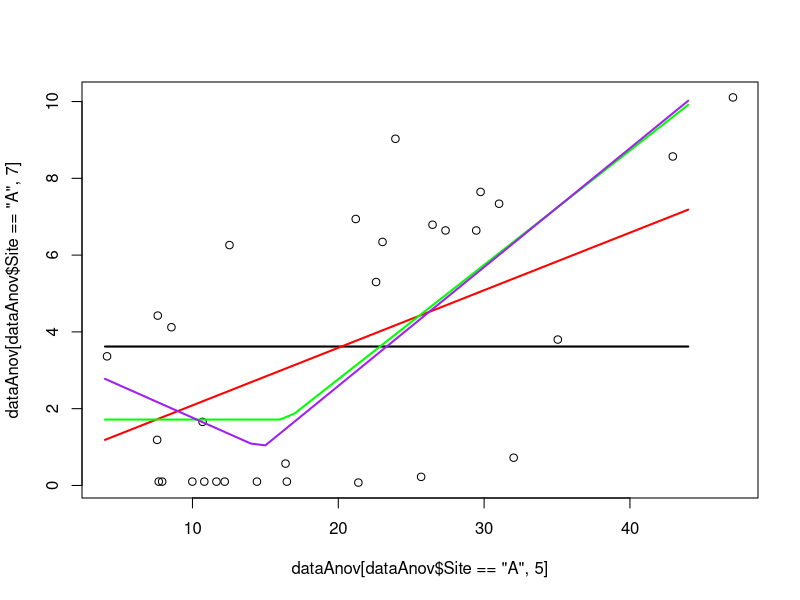
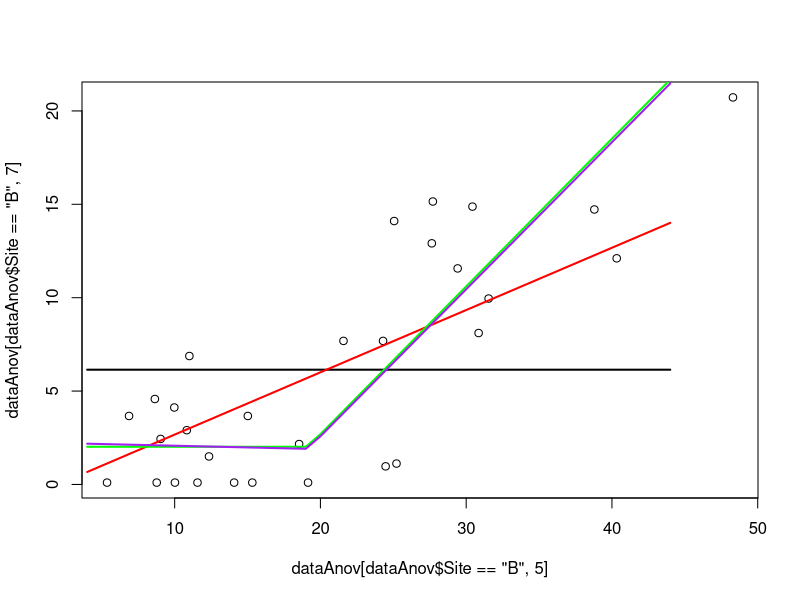
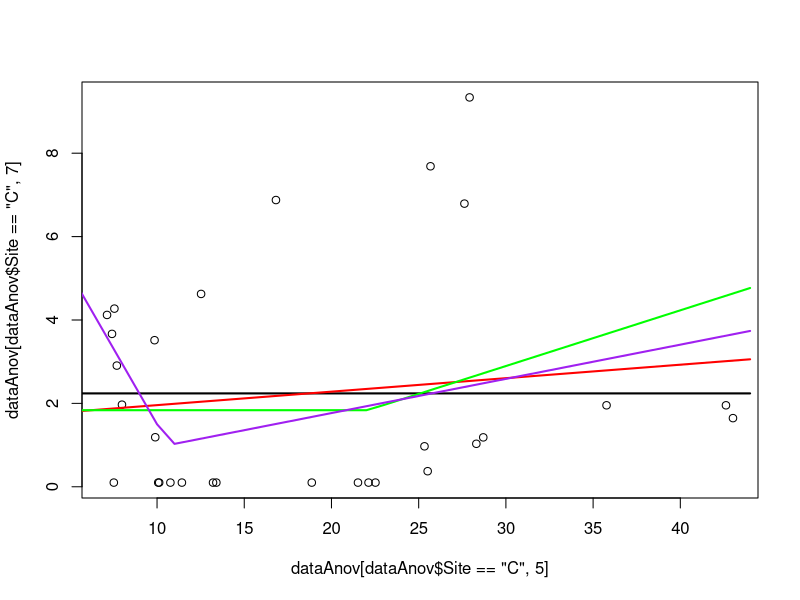
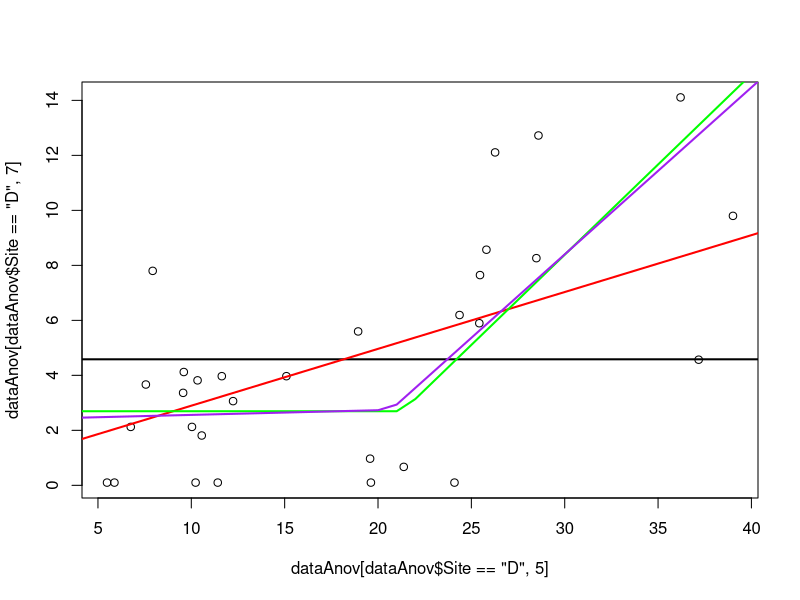
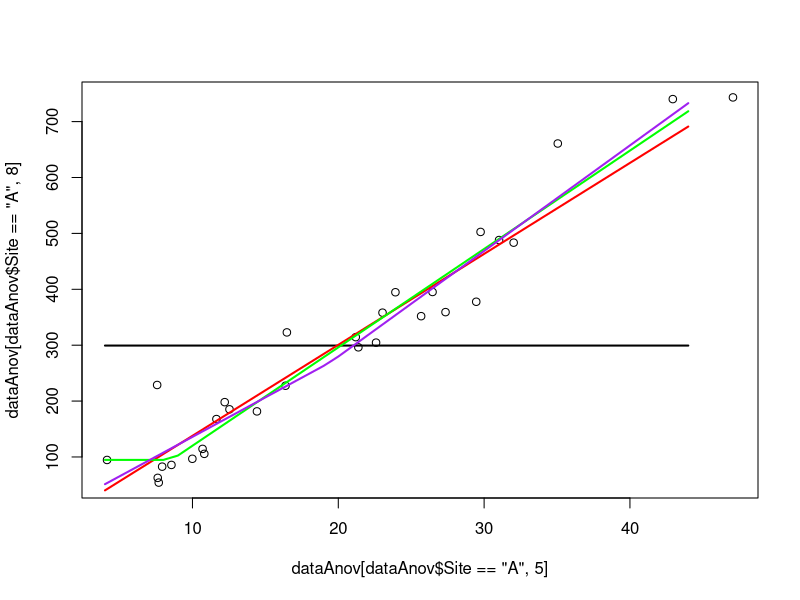
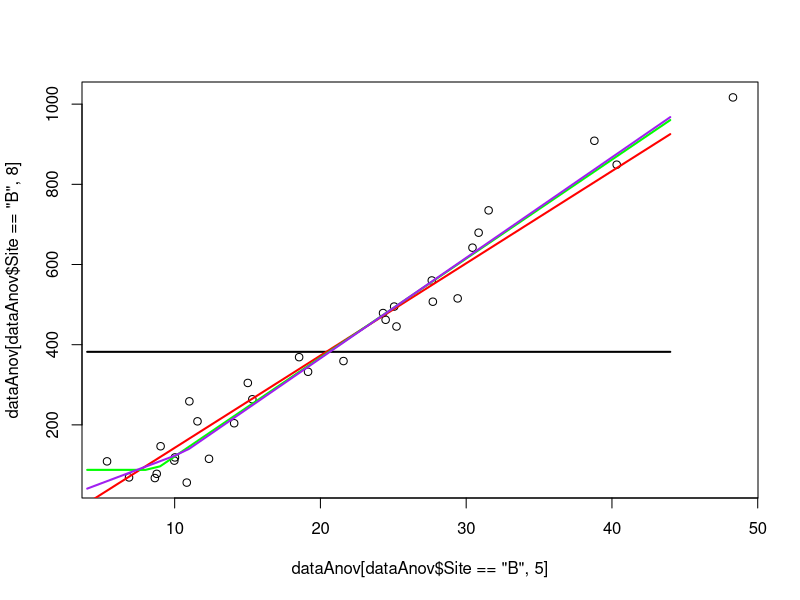
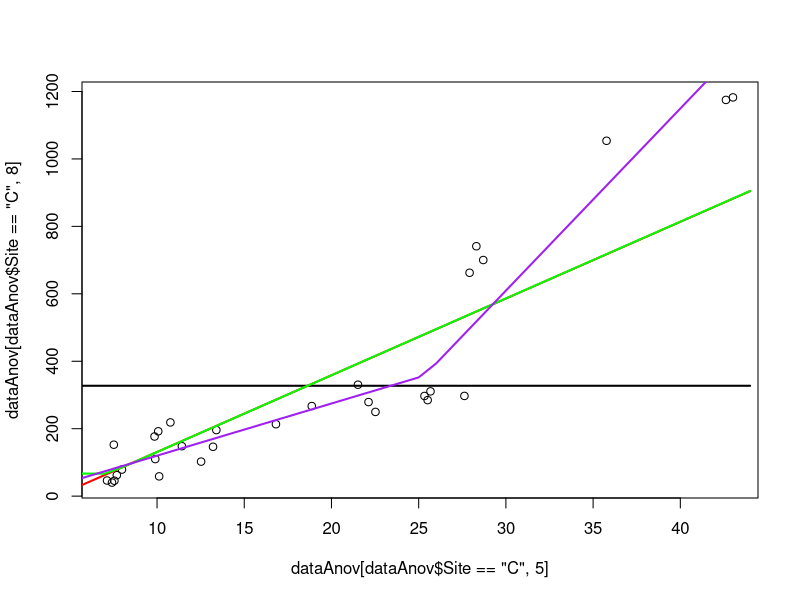
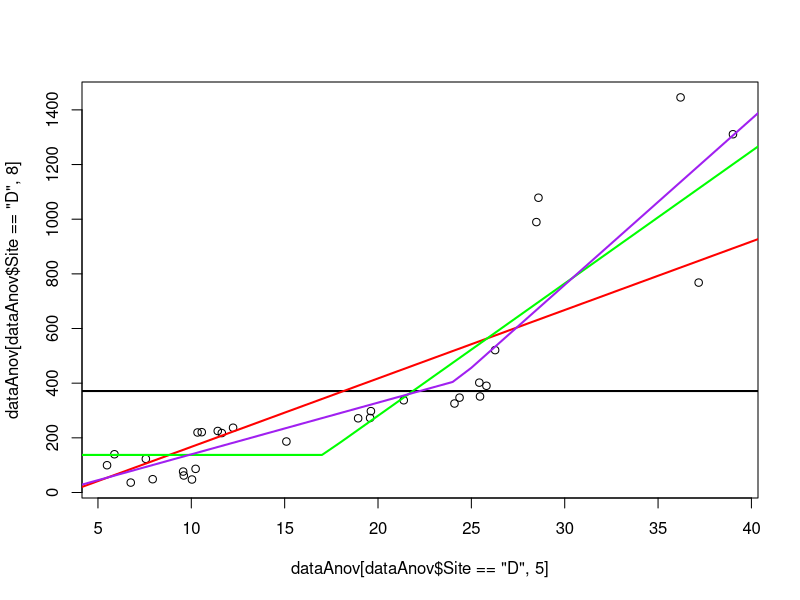

These charts were generated, in order, by the following R code:
##Script for mesocosm SRP and nitrate model testing for nturient limitation
##for paper titled 'Shifting limitation of primary production: experimental support for a 
##new model in lake ecosystems"

rm(list=ls())

final=read.csv('compiledNutrientLightData.csv', header = T, stringsAsFactors = F)

##data frame in form to use with ANOVAs
dataAnov=final
dataAnov=dataAnov[order(dataAnov$Date.Sample, decreasing = FALSE), ]
dataAnov$time=rep(1:10, each=12)
dataAnov$time=as.factor(dataAnov$time)
dataAnov$AS=rep(NA)
dataAnov$Nuts=rep(NA)
for (i in 1:nrow(dataAnov)) {
  if (dataAnov[i,3] == 'A') {
    dataAnov[i,14]=1
    dataAnov[i,15]=0
  } 
  if (dataAnov[i,3] == 'B') {
    dataAnov[i,14]=1
    dataAnov[i,15]=1
  } 
  if (dataAnov[i,3] == 'C') {
    dataAnov[i,14]=0
    dataAnov[i,15]=0
  } 
  if (dataAnov[i,3] == 'D') {
    dataAnov[i,14]=0
    dataAnov[i,15]=1
  }
}
dataAnov$DOC2=dataAnov$DOC*dataAnov$DOC
dataAnov$DOY=as.numeric(strftime(dataAnov$Date.Sample, format = '%j'))
dataAnov$DOY2=dataAnov$DOY*dataAnov$DOY

# can't have 0's with gamma distribution...
dataAnov[dataAnov[,7]==0,7]=0.1

#########piecewise regression on srp data vs. doc (acute)
###A=+aquashade, b=+aquashade & +nutrients, c=control (no treatments administered), d=+nutrients
##a=acute (model 3), o=obtuse (model 4), l=linear (model 2), i=intercept (model 1)
##p=srp, n=nitrate


##model testing: srp vs. doc

# intercept (model 1)
intFit<-function(p,x,y){
  sum(-dgamma(x=y,scale=p[1]/exp(p[2]),shape=exp(p[2]),log=TRUE))
}
guess=c(4,1)
fitA.p.i=optim(guess,intFit,x=dataAnov[which(dataAnov$Site=='A'),5],y=dataAnov[which(dataAnov$Site=='A'),7])
fitB.p.i=optim(guess,intFit,x=dataAnov[which(dataAnov$Site=='B'),5],y=dataAnov[which(dataAnov$Site=='B'),7])
fitC.p.i=optim(guess,intFit,x=dataAnov[which(dataAnov$Site=='C'),5],y=dataAnov[which(dataAnov$Site=='C'),7])
fitD.p.i=optim(guess,intFit,x=dataAnov[which(dataAnov$Site=='D'),5],y=dataAnov[which(dataAnov$Site=='D'),7])

#linear (model 2)
linReg<-function(p,x,y){
  yhat=p[1]*x+p[2]
  shape=yhat/exp(p[3])
  sum(-dgamma(x=y,shape=shape,scale=exp(p[3]), log=TRUE))
}
guess=c(1.2,0.5,1)
fitA.p.l=optim(guess,linReg,x=dataAnov[which(dataAnov$Site=='A'),5],y=dataAnov[which(dataAnov$Site=='A'),7])
fitB.p.l=optim(guess,linReg,x=dataAnov[which(dataAnov$Site=='B'),5],y=dataAnov[which(dataAnov$Site=='B'),7])
fitC.p.l=optim(guess,linReg,x=dataAnov[which(dataAnov$Site=='C'),5],y=dataAnov[which(dataAnov$Site=='C'),7])
fitD.p.l=optim(guess,linReg,x=dataAnov[which(dataAnov$Site=='D'),5],y=dataAnov[which(dataAnov$Site=='D'),7])

##model 3
bpReg<-function(p,x,y){
  yhat=ifelse(x<p[1],p[2],p[3]*x+(p[2]-p[3]*p[1]))
  shape=yhat/exp(p[4])
  sum(-dgamma(x=y,shape=shape,scale=exp(p[4]),log=TRUE))
}
guess=c(15,2,0.5,1)
fitA.p.a=optim(guess,bpReg,x=dataAnov[which(dataAnov$Site=='A'),5],y=dataAnov[which(dataAnov$Site=='A'),7])
fitB.p.a=optim(guess,bpReg,x=dataAnov[which(dataAnov$Site=='B'),5],y=dataAnov[which(dataAnov$Site=='B'),7])
fitC.p.a=optim(guess,bpReg,x=dataAnov[which(dataAnov$Site=='C'),5],y=dataAnov[which(dataAnov$Site=='C'),7])
fitD.p.a=optim(guess,bpReg,x=dataAnov[which(dataAnov$Site=='D'),5],y=dataAnov[which(dataAnov$Site=='D'),7])

#model 4
bpReg2<-function(p,x,y){
  yhat=ifelse(x<p[1], p[2]*x+p[3], p[4]*x+(-p[1]*p[4]+(p[3]+p[1]*p[2])))
  shape=yhat/exp(p[5])
  sum(-dgamma(x=y,shape=shape,scale=exp(p[5]),log=TRUE))
}
guess=c(15,0.3,1,2,1)
fitA.p.o=optim(guess,bpReg2,x=dataAnov[which(dataAnov$Site=='A'),5],y=dataAnov[which(dataAnov$Site=='A'),7])
fitB.p.o=optim(guess,bpReg2,x=dataAnov[which(dataAnov$Site=='B'),5],y=dataAnov[which(dataAnov$Site=='B'),7])
fitC.p.o=optim(guess,bpReg2,x=dataAnov[which(dataAnov$Site=='C'),5],y=dataAnov[which(dataAnov$Site=='C'),7])
fitD.p.o=optim(guess,bpReg2,x=dataAnov[which(dataAnov$Site=='D'),5],y=dataAnov[which(dataAnov$Site=='D'),7])

##model comparison for srp vs. doc MOdels 1-4

##+aquashade treatment (A)
#AICs of each model
fitA.p.i$value*2+2*length(fitA.p.i$par)
fitA.p.l$value*2+2*length(fitA.p.l$par)
fitA.p.a$value*2+2*length(fitA.p.a$par)
fitA.p.o$value*2+2*length(fitA.p.o$par)

##plot fits from the four models
plot(dataAnov[dataAnov$Site=="A",5],dataAnov[dataAnov$Site=="A",7])
lines(4:44,rep(fitA.p.i$par[1],length(4:44)),lwd=2)
lines(4:44,fitA.p.l$par[2]+fitA.p.l$par[1]*(4:44),lwd=2,col='red')
lines(4:44,ifelse((4:44)<fitA.p.a$par[1],fitA.p.a$par[2],fitA.p.a$par[3]*(4:44)+(fitA.p.a$par[2]-fitA.p.a$par[3]*fitA.p.a$par[1])),lwd=2,col='green')
lines(4:44,ifelse((4:44)<fitA.p.o$par[1],fitA.p.o$par[2]*(4:44)+fitA.p.o$par[3],fitA.p.o$par[4]*(4:44)+(-fitA.p.o$par[1]*fitA.p.o$par[4]+(fitA.p.o$par[3]+fitA.p.o$par[1]*fitA.p.o$par[2]))),lwd=2,col='purple')

##+aquashade & +nutrients treatment (B)
#AICs of each model
fitB.p.i$value*2+2*length(fitB.p.i$par)
fitB.p.l$value*2+2*length(fitB.p.l$par)
fitB.p.a$value*2+2*length(fitB.p.a$par)
fitB.p.o$value*2+2*length(fitB.p.o$par)

#plot fits from the four models
plot(dataAnov[dataAnov$Site=="B",5],dataAnov[dataAnov$Site=="B",7])
lines(4:44,rep(fitB.p.i$par[1],length(4:44)),lwd=2)
lines(4:44,fitB.p.l$par[2]+fitB.p.l$par[1]*(4:44),lwd=2,col='red')
lines(4:44,ifelse((4:44)<fitB.p.a$par[1],fitB.p.a$par[2],fitB.p.a$par[3]*(4:44)+(fitB.p.a$par[2]-fitB.p.a$par[3]*fitB.p.a$par[1])),lwd=2,col='green')
lines(4:44,ifelse((4:44)<fitB.p.o$par[1],fitB.p.o$par[2]*(4:44)+fitB.p.o$par[3],fitB.p.o$par[4]*(4:44)+(-fitB.p.o$par[1]*fitB.p.o$par[4]+(fitB.p.o$par[3]+fitB.p.o$par[1]*fitB.p.o$par[2]))),lwd=2,col='purple')

#control (C)
# AICs of each model
fitC.p.i$value*2+2*length(fitC.p.i$par)
fitC.p.l$value*2+2*length(fitC.p.l$par)
fitC.p.a$value*2+2*length(fitC.p.a$par)
fitC.p.o$value*2+2*length(fitC.p.o$par)

#plot fits from four models
plot(dataAnov[dataAnov$Site=="C",5],dataAnov[dataAnov$Site=="C",7])
lines(4:44,rep(fitC.p.i$par[1],length(4:44)),lwd=2)
lines(4:44,fitC.p.l$par[2]+fitC.p.l$par[1]*(4:44),lwd=2,col='red')
lines(4:44,ifelse((4:44)<fitC.p.a$par[1],fitC.p.a$par[2],fitC.p.a$par[3]*(4:44)+(fitC.p.a$par[2]-fitC.p.a$par[3]*fitC.p.a$par[1])),lwd=2,col='green')
lines(4:44,ifelse((4:44)<fitC.p.o$par[1],fitC.p.o$par[2]*(4:44)+fitC.p.o$par[3],fitC.p.o$par[4]*(4:44)+(-fitC.p.o$par[1]*fitC.p.o$par[4]+(fitC.p.o$par[3]+fitC.p.o$par[1]*fitC.p.o$par[2]))),lwd=2,col='purple')

#+nutrients treatment (D)
# AICs of each model
fitD.p.i$value*2+2*length(fitD.p.i$par)
fitD.p.l$value*2+2*length(fitD.p.l$par)
fitD.p.a$value*2+2*length(fitD.p.a$par)
fitD.p.o$value*2+2*length(fitD.p.o$par)

##plots fits from four models
plot(dataAnov[dataAnov$Site=="D",5],dataAnov[dataAnov$Site=="D",7])
lines(4:44,rep(fitD.p.i$par[1],length(4:44)),lwd=2)
lines(4:44,fitD.p.l$par[2]+fitD.p.l$par[1]*(4:44),lwd=2,col='red')
lines(4:44,ifelse((4:44)<fitD.p.a$par[1],fitD.p.a$par[2],fitD.p.a$par[3]*(4:44)+(fitD.p.a$par[2]-fitD.p.a$par[3]*fitD.p.a$par[1])),lwd=2,col='green')
lines(4:44,ifelse((4:44)<fitD.p.o$par[1],fitD.p.o$par[2]*(4:44)+fitD.p.o$par[3],fitD.p.o$par[4]*(4:44)+(-fitD.p.o$par[1]*fitD.p.o$par[4]+(fitD.p.o$par[3]+fitD.p.o$par[1]*fitD.p.o$par[2]))),lwd=2,col='purple')

# put all AICs for SRP with gamma likelihood in matrix for comparing to normal likelihood
AICs_gammaP=cbind(
  c(fitA.p.i$value*2+2*length(fitA.p.i$par),
    fitA.p.l$value*2+2*length(fitA.p.l$par),
    fitA.p.a$value*2+2*length(fitA.p.a$par),
    fitA.p.o$value*2+2*length(fitA.p.o$par)),
  c(fitB.p.i$value*2+2*length(fitB.p.i$par),
    fitB.p.l$value*2+2*length(fitB.p.l$par),
    fitB.p.a$value*2+2*length(fitB.p.a$par),
    fitB.p.o$value*2+2*length(fitB.p.o$par)),
  c(fitC.p.i$value*2+2*length(fitC.p.i$par),
    fitC.p.l$value*2+2*length(fitC.p.l$par),
    fitC.p.a$value*2+2*length(fitC.p.a$par),
    fitC.p.o$value*2+2*length(fitC.p.o$par)),
  c(fitD.p.i$value*2+2*length(fitD.p.i$par),
    fitD.p.l$value*2+2*length(fitD.p.l$par),
    fitD.p.a$value*2+2*length(fitD.p.a$par),
    fitD.p.o$value*2+2*length(fitD.p.o$par))
)

colnames(AICs_gammaP)=c("A","B","C","D")
rownames(AICs_gammaP)=c("intercept","linear","acuteBP","obtuseBP")



#####nitrate vs. DOC

#model 1
guess=c(300,1)
fitA.n.i=optim(guess,intFit,x=dataAnov[which(dataAnov$Site=='A'),5],y=dataAnov[which(dataAnov$Site=='A'),8])
fitB.n.i=optim(guess,intFit,x=dataAnov[which(dataAnov$Site=='B'),5],y=dataAnov[which(dataAnov$Site=='B'),8])
fitC.n.i=optim(guess,intFit,x=dataAnov[which(dataAnov$Site=='C'),5],y=dataAnov[which(dataAnov$Site=='C'),8])
fitD.n.i=optim(guess,intFit,x=dataAnov[which(dataAnov$Site=='D'),5],y=dataAnov[which(dataAnov$Site=='D'),8])

#model 2
guess=c(30,0,1)
fitA.n.l=optim(guess,linReg,x=dataAnov[which(dataAnov$Site=='A'),5],y=dataAnov[which(dataAnov$Site=='A'),8])
fitB.n.l=optim(guess,linReg,x=dataAnov[which(dataAnov$Site=='B'),5],y=dataAnov[which(dataAnov$Site=='B'),8])
fitC.n.l=optim(guess,linReg,x=dataAnov[which(dataAnov$Site=='C'),5],y=dataAnov[which(dataAnov$Site=='C'),8])
fitD.n.l=optim(guess,linReg,x=dataAnov[which(dataAnov$Site=='D'),5],y=dataAnov[which(dataAnov$Site=='D'),8])

##model 3
guess=c(25,50,30,1)
fitA.n.a=optim(guess,bpReg,x=dataAnov[which(dataAnov$Site=='A'),5],y=dataAnov[which(dataAnov$Site=='A'),8])
fitB.n.a=optim(guess,bpReg,x=dataAnov[which(dataAnov$Site=='B'),5],y=dataAnov[which(dataAnov$Site=='B'),8])
fitC.n.a=optim(guess,bpReg,x=dataAnov[which(dataAnov$Site=='C'),5],y=dataAnov[which(dataAnov$Site=='C'),8])
fitD.n.a=optim(guess,bpReg,x=dataAnov[which(dataAnov$Site=='D'),5],y=dataAnov[which(dataAnov$Site=='D'),8])

##model 4
guess=c(25,10,-20,30,1)
fitA.n.o=optim(guess,bpReg2,x=dataAnov[which(dataAnov$Site=='A'),5],y=dataAnov[which(dataAnov$Site=='A'),8])
fitB.n.o=optim(guess,bpReg2,x=dataAnov[which(dataAnov$Site=='B'),5],y=dataAnov[which(dataAnov$Site=='B'),8])
fitC.n.o=optim(guess,bpReg2,x=dataAnov[which(dataAnov$Site=='C'),5],y=dataAnov[which(dataAnov$Site=='C'),8])
fitD.n.o=optim(guess,bpReg2,x=dataAnov[which(dataAnov$Site=='D'),5],y=dataAnov[which(dataAnov$Site=='D'),8])


##model comparison for nitrate vs. doc models 1-4

##+aquashade treatment (A)
# AICs for each model
fitA.n.i$value*2+2*length(fitA.n.i$par)
fitA.n.l$value*2+2*length(fitA.n.l$par)
fitA.n.a$value*2+2*length(fitA.n.a$par)
fitA.n.o$value*2+2*length(fitA.n.o$par)

##plot model fits
plot(dataAnov[dataAnov$Site=="A",5],dataAnov[dataAnov$Site=="A",8])
lines(4:44,rep(fitA.n.i$par[1],length(4:44)),lwd=2)
lines(4:44,fitA.n.l$par[2]+fitA.n.l$par[1]*(4:44),lwd=2,col='red')
lines(4:44,ifelse((4:44)<fitA.n.a$par[1],fitA.n.a$par[2],fitA.n.a$par[3]*(4:44)+(fitA.n.a$par[2]-fitA.n.a$par[3]*fitA.n.a$par[1])),lwd=2,col='green')
lines(4:44,ifelse((4:44)<fitA.n.o$par[1],fitA.n.o$par[2]*(4:44)+fitA.n.o$par[3],fitA.n.o$par[4]*(4:44)+(-fitA.n.o$par[1]*fitA.n.o$par[4]+(fitA.n.o$par[3]+fitA.n.o$par[1]*fitA.n.o$par[2]))),lwd=2,col='purple')

#+aquashade & +nutrient treatment (B)
# AICs for each model
fitB.n.i$value*2+2*length(fitB.n.i$par)
fitB.n.l$value*2+2*length(fitB.n.l$par)
fitB.n.a$value*2+2*length(fitB.n.a$par)
fitB.n.o$value*2+2*length(fitB.n.o$par)

##plot model fits
plot(dataAnov[dataAnov$Site=="B",5],dataAnov[dataAnov$Site=="B",8])
lines(4:44,rep(fitB.n.i$par[1],length(4:44)),lwd=2)
lines(4:44,fitB.n.l$par[2]+fitB.n.l$par[1]*(4:44),lwd=2,col='red')
lines(4:44,ifelse((4:44)<fitB.n.a$par[1],fitB.n.a$par[2],fitB.n.a$par[3]*(4:44)+(fitB.n.a$par[2]-fitB.n.a$par[3]*fitB.n.a$par[1])),lwd=2,col='green')
lines(4:44,ifelse((4:44)<fitB.n.o$par[1],fitB.n.o$par[2]*(4:44)+fitB.n.o$par[3],fitB.n.o$par[4]*(4:44)+(-fitB.n.o$par[1]*fitB.n.o$par[4]+(fitB.n.o$par[3]+fitB.n.o$par[1]*fitB.n.o$par[2]))),lwd=2,col='purple')

##control (C)
# AICs for each model
fitC.n.i$value*2+2*length(fitC.n.i$par)
fitC.n.l$value*2+2*length(fitC.n.l$par)
fitC.n.a$value*2+2*length(fitC.n.a$par)
fitC.n.o$value*2+2*length(fitC.n.o$par)

##plot model fits
plot(dataAnov[dataAnov$Site=="C",5],dataAnov[dataAnov$Site=="C",8])
lines(4:44,rep(fitC.n.i$par[1],length(4:44)),lwd=2)
lines(4:44,fitC.n.l$par[2]+fitC.n.l$par[1]*(4:44),lwd=2,col='red')
lines(4:44,ifelse((4:44)<fitC.n.a$par[1],fitC.n.a$par[2],fitC.n.a$par[3]*(4:44)+(fitC.n.a$par[2]-fitC.n.a$par[3]*fitC.n.a$par[1])),lwd=2,col='green')
lines(4:44,ifelse((4:44)<fitC.n.o$par[1],fitC.n.o$par[2]*(4:44)+fitC.n.o$par[3],fitC.n.o$par[4]*(4:44)+(-fitC.n.o$par[1]*fitC.n.o$par[4]+(fitC.n.o$par[3]+fitC.n.o$par[1]*fitC.n.o$par[2]))),lwd=2,col='purple')

##+nutrients treatment (D)
# AICs for each model
fitD.n.i$value*2+2*length(fitD.n.i$par)
fitD.n.l$value*2+2*length(fitD.n.l$par)
fitD.n.a$value*2+2*length(fitD.n.a$par)
fitD.n.o$value*2+2*length(fitD.n.o$par)

##plot model fits
plot(dataAnov[dataAnov$Site=="D",5],dataAnov[dataAnov$Site=="D",8])
lines(4:44,rep(fitD.n.i$par[1],length(4:44)),lwd=2)
lines(4:44,fitD.n.l$par[2]+fitD.n.l$par[1]*(4:44),lwd=2,col='red')
lines(4:44,ifelse((4:44)<fitD.n.a$par[1],fitD.n.a$par[2],fitD.n.a$par[3]*(4:44)+(fitD.n.a$par[2]-fitD.n.a$par[3]*fitD.n.a$par[1])),lwd=2,col='green')
lines(4:44,ifelse((4:44)<fitD.n.o$par[1],fitD.n.o$par[2]*(4:44)+fitD.n.o$par[3],fitD.n.o$par[4]*(4:44)+(-fitD.n.o$par[1]*fitD.n.o$par[4]+(fitD.n.o$par[3]+fitD.n.o$par[1]*fitD.n.o$par[2]))),lwd=2,col='purple')

##nitrate AIC values
AICs_gammaN=cbind(
  c(fitA.n.i$value*2+2*length(fitA.n.i$par),
    fitA.n.l$value*2+2*length(fitA.n.l$par),
    fitA.n.a$value*2+2*length(fitA.n.a$par),
    fitA.n.o$value*2+2*length(fitA.n.o$par)),
  c(fitB.n.i$value*2+2*length(fitB.n.i$par),
    fitB.n.l$value*2+2*length(fitB.n.l$par),
    fitB.n.a$value*2+2*length(fitB.n.a$par),
    fitB.n.o$value*2+2*length(fitB.n.o$par)),
  c(fitC.n.i$value*2+2*length(fitC.n.i$par),
    fitC.n.l$value*2+2*length(fitC.n.l$par),
    fitC.n.a$value*2+2*length(fitC.n.a$par),
    fitC.n.o$value*2+2*length(fitC.n.o$par)),
  c(fitD.n.i$value*2+2*length(fitD.n.i$par),
    fitD.n.l$value*2+2*length(fitD.n.l$par),
    fitD.n.a$value*2+2*length(fitD.n.a$par),
    fitD.n.o$value*2+2*length(fitD.n.o$par))
)

colnames(AICs_gammaN)=c("A","B","C","D")
rownames(AICs_gammaN)=c("intercept","linear","acuteBP","obtuseBP")

###########figure S5
colors=rep('goldenrod1',nrow(dataAnov))
colors[dataAnov$Site=="B"]='slateblue3'
colors[dataAnov$Site=="C"]='violetred2'
colors[dataAnov$Site=="D"]='darkorange1'

pchs=rep(15,nrow(dataAnov))
pchs[dataAnov$Site=="B"]=15
pchs[dataAnov$Site=="C"]=15
pchs[dataAnov$Site=="D"]=15

lwds=rep(3,nrow(dataAnov))
lwds[dataAnov$Site=="C"]=3
lwds[dataAnov$Site=="D"]=3


##srp 
pdf('supp5a.pdf', width = 6, height = 7)
par(mar=c(5.1, 5, 3.1, 2.1) + 0.1)
plot(dataAnov$DOC,dataAnov$SRP,pch=pchs,col=colors,lwd=lwds,cex=1.75,
     xlab=expression('dissolved organic carbon'*' (mg'*' L'^-1*')'), ylab=expression('soluble reactive phosphorus'*' (ug'*' L'^-1*')'), cex.axis=1.5, cex.lab=1.5, ylim=c(0, 25))
lines(4:48,ifelse((4:48)<fitA.p.a$par[1],fitA.p.a$par[2],fitA.p.a$par[3]*(4:48)+(fitA.p.a$par[2]-fitA.p.a$par[3]*fitA.p.a$par[1])),lwd=3,col='goldenrod1')
lines(4:48,ifelse((4:48)<fitB.p.a$par[1],fitB.p.a$par[2],fitB.p.a$par[3]*(4:48)+(fitB.p.a$par[2]-fitB.p.a$par[3]*fitB.p.a$par[1])),lwd=3,col='slateblue3')
lines(4:48,rep(fitC.p.i$par[1],length(4:48)),lwd=3, col='violetred2')
lines(4:48,ifelse((4:48)<fitD.p.a$par[1],fitD.p.a$par[2],fitD.p.a$par[3]*(4:48)+(fitD.p.a$par[2]-fitD.p.a$par[3]*fitD.p.a$par[1])),lwd=3,col='darkorange1')
legend(3, 25, legend=c("low chromo., low P:C stoich.", "low chromo., high P:C stoich.", 'high chromo., low P:C stoich.', 'high chromo., high P:C stoich.'), 
       col=c("violetred2", "darkorange1", 'goldenrod1', 'slateblue3'), pch = 15, lwd=3, pt.cex=2, cex=1.25, box.lty = 0)
dev.off()

#nitrate
pdf('supp5b.pdf', width = 6, height = 7)
par(mar=c(5.1, 5, 3.1, 2.1) + 0.1)
plot(dataAnov$DOC,dataAnov$nitrate,pch=pchs,col=colors,lwd=lwds,cex=1.75,
     xlab=expression('dissolved organic carbon'*' (mg'*' L'^-1*')'), ylab=expression('nitrate'*' (ug'*' L'^-1*')'), cex.axis=1.5, cex.lab=1.5, ylim=c(0, 2000))
lines(4:48,ifelse((4:48)<fitA.n.a$par[1],fitA.n.a$par[2],fitA.n.a$par[3]*(4:48)+(fitA.n.a$par[2]-fitA.n.a$par[3]*fitA.n.a$par[1])),lwd=3,col='goldenrod1')
lines(4:48,ifelse((4:48)<fitB.n.a$par[1],fitB.n.a$par[2],fitB.n.a$par[3]*(4:48)+(fitB.n.a$par[2]-fitB.n.a$par[3]*fitB.n.a$par[1])),lwd=3,col='slateblue3')
lines(4:48,ifelse((4:48)<fitC.n.o$par[1],fitC.n.o$par[2]*(4:48)+fitC.n.o$par[3],fitC.n.o$par[4]*(4:48)+(-fitC.n.o$par[1]*fitC.n.o$par[4]+(fitC.n.o$par[3]+fitC.n.o$par[1]*fitC.n.o$par[2]))),lwd=3,col='violetred2')
lines(4:48,ifelse((4:48)<fitD.n.o$par[1],fitD.n.o$par[2]*(4:48)+fitD.n.o$par[3],fitD.n.o$par[4]*(4:48)+(-fitD.n.o$par[1]*fitD.n.o$par[4]+(fitD.n.o$par[3]+fitD.n.o$par[1]*fitD.n.o$par[2]))),lwd=3,col='darkorange1')
legend(3, 2000, legend=c("low chromo., low P:C stoich.", "low chromo., high P:C stoich.", 'high chromo., low P:C stoich.', 'high chromo., high P:C stoich.'), 
       col=c("violetred2", "darkorange1", 'goldenrod1', 'slateblue3'), pch = 15, lwd=3, pt.cex=2, cex=1.25, box.lty = 0)
dev.off()



